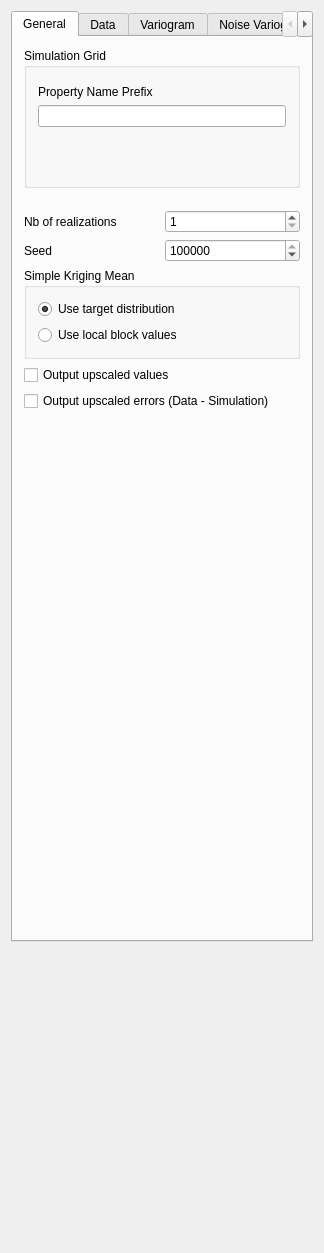
<?xml version="1.0" encoding="UTF-8"?>
<ui version="4.0">
 <class>Downscaling_BSSIM</class>
 <widget class="QWidget" name="Downscaling_BSSIM">
  <property name="geometry">
   <rect>
    <x>0</x>
    <y>0</y>
    <width>318</width>
    <height>1253</height>
   </rect>
  </property>
  <property name="windowTitle">
   <string>Downscaling with DSSIM</string>
  </property>
  <property name="whatsThis">
   <string/>
  </property>
  <property name="AlgorithmCategory" stdset="0">
   <string>Downscaling</string>
  </property>
  <property name="AlgorithmDescription" stdset="0">
   <string>BSSIM : direct simulation</string>
  </property>
  <layout class="QVBoxLayout" name="verticalLayout_11">
   <item>
    <widget class="QTabWidget" name="BSSIM">
     <property name="sizePolicy">
      <sizepolicy hsizetype="Preferred" vsizetype="Preferred">
       <horstretch>0</horstretch>
       <verstretch>0</verstretch>
      </sizepolicy>
     </property>
     <property name="currentIndex">
      <number>0</number>
     </property>
     <widget class="QWidget" name="tab">
      <attribute name="title">
       <string>General</string>
      </attribute>
      <layout class="QVBoxLayout" name="verticalLayout_7">
       <item>
        <widget class="QGroupBox" name="SimulationGrid">
         <property name="maximumSize">
          <size>
           <width>32767</width>
           <height>140</height>
          </size>
         </property>
         <property name="title">
          <string>Simulation Grid</string>
         </property>
         <layout class="QVBoxLayout" name="verticalLayout">
          <item>
           <widget class="GridSelector" name="Grid_Name">
            <property name="currentIndex" stdset="0">
             <number>0</number>
            </property>
           </widget>
          </item>
          <item>
           <widget class="QLabel" name="TextLabel2">
            <property name="text">
             <string>Property Name Prefix</string>
            </property>
            <property name="wordWrap">
             <bool>false</bool>
            </property>
           </widget>
          </item>
          <item>
           <widget class="QLineEdit" name="Property_Name"/>
          </item>
          <item>
           <spacer>
            <property name="orientation">
             <enum>Qt::Vertical</enum>
            </property>
            <property name="sizeType">
             <enum>QSizePolicy::Expanding</enum>
            </property>
            <property name="sizeHint" stdset="0">
             <size>
              <width>16</width>
              <height>16</height>
             </size>
            </property>
           </spacer>
          </item>
         </layout>
        </widget>
       </item>
       <item>
        <spacer>
         <property name="orientation">
          <enum>Qt::Vertical</enum>
         </property>
         <property name="sizeType">
          <enum>QSizePolicy::Fixed</enum>
         </property>
         <property name="sizeHint" stdset="0">
          <size>
           <width>16</width>
           <height>16</height>
          </size>
         </property>
        </spacer>
       </item>
       <item>
        <layout class="QHBoxLayout">
         <property name="spacing">
          <number>6</number>
         </property>
         <property name="margin">
          <number>0</number>
         </property>
         <item>
          <widget class="QLabel" name="TextLabel2_2_2_2">
           <property name="text">
            <string>Nb of realizations</string>
           </property>
           <property name="wordWrap">
            <bool>false</bool>
           </property>
          </widget>
         </item>
         <item>
          <widget class="QSpinBox" name="Nb_Realizations">
           <property name="minimum">
            <number>1</number>
           </property>
           <property name="maximum">
            <number>10000</number>
           </property>
          </widget>
         </item>
        </layout>
       </item>
       <item>
        <layout class="QHBoxLayout">
         <property name="spacing">
          <number>6</number>
         </property>
         <property name="margin">
          <number>0</number>
         </property>
         <item>
          <widget class="QLabel" name="TextLabel2_2_2_2_2">
           <property name="text">
            <string>Seed</string>
           </property>
           <property name="wordWrap">
            <bool>false</bool>
           </property>
          </widget>
         </item>
         <item>
          <widget class="QSpinBox" name="Seed">
           <property name="maximum">
            <number>99999999</number>
           </property>
           <property name="value">
            <number>14071789</number>
           </property>
          </widget>
         </item>
        </layout>
       </item>
       <item>
        <widget class="QGroupBox" name="groupBox">
         <property name="title">
          <string>Simple Kriging Mean</string>
         </property>
         <layout class="QVBoxLayout" name="verticalLayout_6">
          <item>
           <widget class="QRadioButton" name="is_mean_from_cdf">
            <property name="text">
             <string>Use target distribution</string>
            </property>
            <property name="checked">
             <bool>true</bool>
            </property>
            <attribute name="buttonGroup">
             <string>buttonGroup</string>
            </attribute>
           </widget>
          </item>
          <item>
           <widget class="QRadioButton" name="is_mean_local">
            <property name="text">
             <string>Use local block values</string>
            </property>
            <attribute name="buttonGroup">
             <string>buttonGroup</string>
            </attribute>
           </widget>
          </item>
         </layout>
        </widget>
       </item>
       <item>
        <widget class="QCheckBox" name="Output_upscaled_property">
         <property name="text">
          <string>Output upscaled values</string>
         </property>
        </widget>
       </item>
       <item>
        <widget class="QCheckBox" name="Output_errors_property">
         <property name="text">
          <string>Output upscaled errors (Data - Simulation)</string>
         </property>
        </widget>
       </item>
       <item>
        <spacer>
         <property name="orientation">
          <enum>Qt::Vertical</enum>
         </property>
         <property name="sizeType">
          <enum>QSizePolicy::Expanding</enum>
         </property>
         <property name="sizeHint" stdset="0">
          <size>
           <width>20</width>
           <height>330</height>
          </size>
         </property>
        </spacer>
       </item>
      </layout>
     </widget>
     <widget class="QWidget" name="tab">
      <attribute name="title">
       <string>Data</string>
      </attribute>
      <layout class="QVBoxLayout" name="verticalLayout_4">
       <item>
        <widget class="QGroupBox" name="GroupBox3">
         <property name="title">
          <string>Hard Data</string>
         </property>
         <layout class="QGridLayout">
          <property name="margin">
           <number>11</number>
          </property>
          <property name="spacing">
           <number>6</number>
          </property>
          <item row="0" column="0">
           <widget class="PropertySelector" name="Hard_Data"/>
          </item>
         </layout>
        </widget>
       </item>
       <item>
        <widget class="QGroupBox" name="GroupBox3_2">
         <property name="title">
          <string>Block data</string>
         </property>
         <layout class="QGridLayout" name="_2">
          <property name="margin">
           <number>11</number>
          </property>
          <property name="spacing">
           <number>6</number>
          </property>
          <item row="0" column="0">
           <widget class="PropertySelector" name="Coarse_Grid_Name"/>
          </item>
         </layout>
        </widget>
       </item>
       <item>
        <widget class="QGroupBox" name="GroupBox9">
         <property name="minimumSize">
          <size>
           <width>0</width>
           <height>0</height>
          </size>
         </property>
         <property name="title">
          <string>Search Ellipsoid</string>
         </property>
         <layout class="QVBoxLayout" name="verticalLayout_5">
          <item>
           <widget class="EllipsoidInput" name="Search_Ellipsoid"/>
          </item>
          <item>
           <widget class="QGroupBox" name="groupBox_3">
            <property name="title">
             <string>Hard Data</string>
            </property>
            <layout class="QVBoxLayout" name="verticalLayout_2">
             <item>
              <layout class="QHBoxLayout">
               <property name="spacing">
                <number>6</number>
               </property>
               <property name="margin">
                <number>0</number>
               </property>
               <item>
                <widget class="QLabel" name="TextLabel2_2_2_2_3">
                 <property name="text">
                  <string>Max conditioning data</string>
                 </property>
                 <property name="wordWrap">
                  <bool>false</bool>
                 </property>
                </widget>
               </item>
               <item>
                <widget class="QSpinBox" name="Max_Conditioning_Data_hd">
                 <property name="minimum">
                  <number>0</number>
                 </property>
                 <property name="maximum">
                  <number>20000</number>
                 </property>
                 <property name="value">
                  <number>12</number>
                 </property>
                </widget>
               </item>
              </layout>
             </item>
             <item>
              <widget class="AdvancedNeighborhoodInput" name="AdvancedSearch_hd"/>
             </item>
            </layout>
           </widget>
          </item>
          <item>
           <widget class="QGroupBox" name="groupBox_4">
            <property name="title">
             <string>Blocks and previously simulated points</string>
            </property>
            <layout class="QVBoxLayout" name="verticalLayout_3">
             <item>
              <layout class="QFormLayout" name="formLayout">
               <item row="0" column="0">
                <widget class="QLabel" name="TextLabel2_2_2_2_4">
                 <property name="text">
                  <string>Max conditioning blocks</string>
                 </property>
                 <property name="wordWrap">
                  <bool>false</bool>
                 </property>
                </widget>
               </item>
               <item row="0" column="1">
                <widget class="QSpinBox" name="Max_Conditioning_Data_blk">
                 <property name="minimum">
                  <number>0</number>
                 </property>
                 <property name="maximum">
                  <number>20000</number>
                 </property>
                 <property name="value">
                  <number>12</number>
                 </property>
                </widget>
               </item>
               <item row="1" column="0">
                <widget class="QLabel" name="TextLabel2_2_2_2_6">
                 <property name="text">
                  <string>Max previously sim points</string>
                 </property>
                 <property name="wordWrap">
                  <bool>false</bool>
                 </property>
                </widget>
               </item>
               <item row="1" column="1">
                <widget class="QSpinBox" name="Max_Conditioning_Pt_Simul">
                 <property name="minimum">
                  <number>0</number>
                 </property>
                 <property name="maximum">
                  <number>20000</number>
                 </property>
                 <property name="value">
                  <number>12</number>
                 </property>
                </widget>
               </item>
              </layout>
             </item>
            </layout>
           </widget>
          </item>
          <item>
           <spacer name="verticalSpacer_2">
            <property name="orientation">
             <enum>Qt::Vertical</enum>
            </property>
            <property name="sizeHint" stdset="0">
             <size>
              <width>20</width>
              <height>17</height>
             </size>
            </property>
           </spacer>
          </item>
         </layout>
        </widget>
       </item>
       <item>
        <widget class="NonParamCdfInput" name="nonParamCdf">
         <property name="enabled">
          <bool>true</bool>
         </property>
        </widget>
       </item>
       <item>
        <spacer>
         <property name="orientation">
          <enum>Qt::Vertical</enum>
         </property>
         <property name="sizeType">
          <enum>QSizePolicy::Expanding</enum>
         </property>
         <property name="sizeHint" stdset="0">
          <size>
           <width>276</width>
           <height>16</height>
          </size>
         </property>
        </spacer>
       </item>
      </layout>
     </widget>
     <widget class="QWidget" name="TabPage">
      <attribute name="title">
       <string>Variogram</string>
      </attribute>
      <layout class="QVBoxLayout" name="verticalLayout_9">
       <item>
        <widget class="QGroupBox" name="GroupBox11">
         <property name="title">
          <string>Variogram</string>
         </property>
         <layout class="QVBoxLayout">
          <property name="spacing">
           <number>6</number>
          </property>
          <property name="margin">
           <number>11</number>
          </property>
          <item>
           <widget class="VariogramInput" name="Variogram"/>
          </item>
         </layout>
        </widget>
       </item>
       <item>
        <spacer>
         <property name="orientation">
          <enum>Qt::Vertical</enum>
         </property>
         <property name="sizeType">
          <enum>QSizePolicy::Expanding</enum>
         </property>
         <property name="sizeHint" stdset="0">
          <size>
           <width>0</width>
           <height>0</height>
          </size>
         </property>
        </spacer>
       </item>
      </layout>
     </widget>
     <widget class="QWidget" name="tab_2">
      <attribute name="title">
       <string>Noise Variogram</string>
      </attribute>
      <layout class="QVBoxLayout" name="verticalLayout_10">
       <item>
        <widget class="QCheckBox" name="is_bias">
         <property name="text">
          <string>Error (bias) present in the block values</string>
         </property>
        </widget>
       </item>
       <item>
        <widget class="QGroupBox" name="bias_group">
         <property name="enabled">
          <bool>false</bool>
         </property>
         <property name="title">
          <string/>
         </property>
         <layout class="QVBoxLayout" name="verticalLayout_8">
          <item>
           <layout class="QHBoxLayout" name="horizontalLayout">
            <item>
             <widget class="QRadioButton" name="is_error_bias_constant">
              <property name="text">
               <string>Constant</string>
              </property>
              <property name="checked">
               <bool>true</bool>
              </property>
              <attribute name="buttonGroup">
               <string>buttonGroup_2</string>
              </attribute>
             </widget>
            </item>
            <item>
             <widget class="QLineEdit" name="constant_bias"/>
            </item>
           </layout>
          </item>
          <item>
           <widget class="QRadioButton" name="is_error_bias_local">
            <property name="text">
             <string>Spatially varying</string>
            </property>
            <attribute name="buttonGroup">
             <string>buttonGroup_2</string>
            </attribute>
           </widget>
          </item>
          <item>
           <widget class="SinglePropertySelector" name="local_bias">
            <property name="enabled">
             <bool>false</bool>
            </property>
           </widget>
          </item>
         </layout>
        </widget>
       </item>
       <item>
        <widget class="QRadioButton" name="no_noise">
         <property name="text">
          <string>No noise</string>
         </property>
         <property name="checked">
          <bool>true</bool>
         </property>
         <attribute name="buttonGroup">
          <string>buttonGroup_3</string>
         </attribute>
        </widget>
       </item>
       <item>
        <widget class="QRadioButton" name="no_noise_correction">
         <property name="text">
          <string>No noise with correction</string>
         </property>
         <property name="checked">
          <bool>false</bool>
         </property>
         <attribute name="buttonGroup">
          <string>buttonGroup_3</string>
         </attribute>
        </widget>
       </item>
       <item>
        <widget class="QRadioButton" name="is_stationary_noise">
         <property name="text">
          <string>Stationary correlated noise</string>
         </property>
         <attribute name="buttonGroup">
          <string>buttonGroup_3</string>
         </attribute>
        </widget>
       </item>
       <item>
        <widget class="QRadioButton" name="is_local_noise">
         <property name="text">
          <string>Locally varying white noise</string>
         </property>
         <attribute name="buttonGroup">
          <string>buttonGroup_3</string>
         </attribute>
        </widget>
       </item>
       <item>
        <widget class="SinglePropertySelector" name="local_noise_property">
         <property name="enabled">
          <bool>false</bool>
         </property>
        </widget>
       </item>
       <item>
        <widget class="VariogramInput" name="Variogram_noise">
         <property name="enabled">
          <bool>false</bool>
         </property>
        </widget>
       </item>
       <item>
        <spacer name="verticalSpacer_3">
         <property name="orientation">
          <enum>Qt::Vertical</enum>
         </property>
         <property name="sizeHint" stdset="0">
          <size>
           <width>20</width>
           <height>608</height>
          </size>
         </property>
        </spacer>
       </item>
      </layout>
     </widget>
    </widget>
   </item>
   <item>
    <spacer name="verticalSpacer">
     <property name="orientation">
      <enum>Qt::Vertical</enum>
     </property>
     <property name="sizeHint" stdset="0">
      <size>
       <width>20</width>
       <height>25</height>
      </size>
     </property>
    </spacer>
   </item>
  </layout>
 </widget>
 <layoutdefault spacing="6" margin="11"/>
 <customwidgets>
  <customwidget>
   <class>SinglePropertySelector</class>
   <extends>QComboBox</extends>
   <header>GsTLAppli/extra/qtplugins/selectors.h</header>
  </customwidget>
  <customwidget>
   <class>VariogramInput</class>
   <extends>QWidget</extends>
   <header>GsTLAppli/extra/qtplugins/variogram_input.h</header>
  </customwidget>
  <customwidget>
   <class>EllipsoidInput</class>
   <extends>QWidget</extends>
   <header>GsTLAppli/extra/qtplugins/ellipsoid_input.h</header>
  </customwidget>
  <customwidget>
   <class>NonParamCdfInput</class>
   <extends>QWidget</extends>
   <header>GsTLAppli/extra/qtplugins/non_param_cdf_input.h</header>
  </customwidget>
  <customwidget>
   <class>GridSelector</class>
   <extends>QWidget</extends>
   <header>GsTLAppli/extra/qtplugins/selectors.h</header>
  </customwidget>
  <customwidget>
   <class>AdvancedNeighborhoodInput</class>
   <extends>QWidget</extends>
   <header>GsTLAppli/extra/qtplugins/neighborhood_filter_input.h</header>
  </customwidget>
  <customwidget>
   <class>PropertySelector</class>
   <extends>QWidget</extends>
   <header>GsTLAppli/extra/qtplugins/selectors.h</header>
  </customwidget>
 </customwidgets>
 <includes>
  <include location="local">gridselector.h</include>
  <include location="local">gstlgroupbox.h</include>
  <include location="local">trendcomponents.h</include>
  <include location="local">gstlgroupbox.h</include>
  <include location="local">singlepropertyselector.h</include>
  <include location="local">propertyselector.h</include>
  <include location="local">ellipsoidinput.h</include>
  <include location="local">gstl_table.h</include>
  <include location="local">gstl_table.h</include>
  <include location="local">gstlgroupbox.h</include>
  <include location="local">nonparamcdfinput.h</include>
  <include location="local">propertyselector.h</include>
  <include location="local">lowertailcdfinput.h</include>
  <include location="local">uppertailcdfinput.h</include>
  <include location="local">variograminput.h</include>
 </includes>
 <resources/>
 <connections>
  <connection>
   <sender>Hard_Data</sender>
   <signal>object_changed(QString)</signal>
   <receiver>nonParamCdf</receiver>
   <slot>setReferenceGrid(QString)</slot>
   <hints>
    <hint type="sourcelabel">
     <x>196</x>
     <y>115</y>
    </hint>
    <hint type="destinationlabel">
     <x>79</x>
     <y>416</y>
    </hint>
   </hints>
  </connection>
  <connection>
   <sender>Hard_Data</sender>
   <signal>property_changed(QString)</signal>
   <receiver>nonParamCdf</receiver>
   <slot>setReferenceProperty(QString)</slot>
   <hints>
    <hint type="sourcelabel">
     <x>196</x>
     <y>115</y>
    </hint>
    <hint type="destinationlabel">
     <x>79</x>
     <y>416</y>
    </hint>
   </hints>
  </connection>
  <connection>
   <sender>is_bias</sender>
   <signal>toggled(bool)</signal>
   <receiver>bias_group</receiver>
   <slot>setEnabled(bool)</slot>
   <hints>
    <hint type="sourcelabel">
     <x>136</x>
     <y>49</y>
    </hint>
    <hint type="destinationlabel">
     <x>92</x>
     <y>117</y>
    </hint>
   </hints>
  </connection>
  <connection>
   <sender>is_error_bias_constant</sender>
   <signal>toggled(bool)</signal>
   <receiver>constant_bias</receiver>
   <slot>setEnabled(bool)</slot>
   <hints>
    <hint type="sourcelabel">
     <x>78</x>
     <y>83</y>
    </hint>
    <hint type="destinationlabel">
     <x>156</x>
     <y>82</y>
    </hint>
   </hints>
  </connection>
  <connection>
   <sender>is_error_bias_local</sender>
   <signal>toggled(bool)</signal>
   <receiver>local_bias</receiver>
   <slot>setEnabled(bool)</slot>
   <hints>
    <hint type="sourcelabel">
     <x>128</x>
     <y>109</y>
    </hint>
    <hint type="destinationlabel">
     <x>128</x>
     <y>133</y>
    </hint>
   </hints>
  </connection>
  <connection>
   <sender>Coarse_Grid_Name</sender>
   <signal>object_changed(QString)</signal>
   <receiver>local_noise_property</receiver>
   <slot>show_properties(QString)</slot>
   <hints>
    <hint type="sourcelabel">
     <x>202</x>
     <y>230</y>
    </hint>
    <hint type="destinationlabel">
     <x>131</x>
     <y>290</y>
    </hint>
   </hints>
  </connection>
  <connection>
   <sender>is_stationary_noise</sender>
   <signal>toggled(bool)</signal>
   <receiver>Variogram_noise</receiver>
   <slot>setEnabled(bool)</slot>
   <hints>
    <hint type="sourcelabel">
     <x>121</x>
     <y>239</y>
    </hint>
    <hint type="destinationlabel">
     <x>158</x>
     <y>613</y>
    </hint>
   </hints>
  </connection>
  <connection>
   <sender>is_local_noise</sender>
   <signal>toggled(bool)</signal>
   <receiver>local_noise_property</receiver>
   <slot>setEnabled(bool)</slot>
   <hints>
    <hint type="sourcelabel">
     <x>116</x>
     <y>259</y>
    </hint>
    <hint type="destinationlabel">
     <x>131</x>
     <y>290</y>
    </hint>
   </hints>
  </connection>
 </connections>
 <buttongroups>
  <buttongroup name="buttonGroup_2"/>
  <buttongroup name="buttonGroup_3"/>
  <buttongroup name="buttonGroup"/>
 </buttongroups>
</ui>
